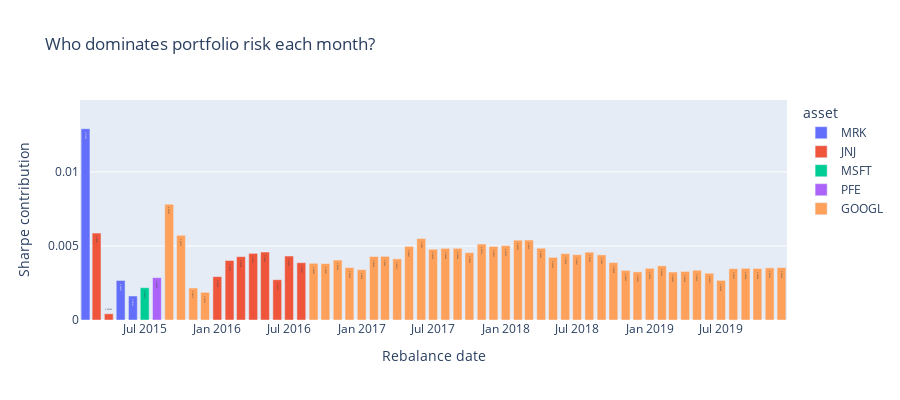

The notebook cell this image was saved under:
### Code cell
top_per_period = pd.DataFrame({
    "date":   rc_mv.index,
    "asset":  rc_mv.idxmax(axis=1),    # ticker with largest share
    "share":  rc_mv.max(axis=1),       # that share in %
})
top_per_period["share"] = top_per_period["share"].round(5)  # nice labels

# 2)  Plot – one bar per period, coloured by the winning asset
fig_top = pexp.bar(
    top_per_period,
    x="date",
    y="share",
    color="asset",
    text="share",
    title="Who dominates portfolio risk each month?",
    labels={"share": "Sharpe contribution"},
    height=400,
)
# fig_top.update_traces(texttemplate="%{text:.2f}%", textposition="inside")
fig_top.update_layout(
    yaxis=dict(range=[0, top_per_period["share"].max() * 1.15]),
    xaxis_title="Rebalance date",
    showlegend=True,
)

fig_top.show()                 # or .write_html("top_contributor.html")

### Figure 1 — Plotly figure (JSON) as saved in the notebook; plotly's stock layout.template omitted (floating-point values rounded to 4 significant figures)
{"data": [{"hovertemplate": "asset=MRK<br>date=%{x}<br>Sharpe contribution=%{text}<extra></extra>", "legendgroup": "MRK", "marker": {"color": "#636efa", "pattern": {"shape": ""}}, "name": "MRK", "orientation": "v", "showlegend": true, "text": [0.01292, 0.00267, 0.00162], "textposition": "auto", "type": "bar", "x": ["2015-01-31T23:59:59.999999999", "2015-04-30T23:59:59.999999999", "2015-05-31T23:59:59.999999999"], "xaxis": "x", "y": [0.01292, 0.00267, 0.00162], "yaxis": "y"}, {"hovertemplate": "asset=JNJ<br>date=%{x}<br>Sharpe contribution=%{text}<extra></extra>", "legendgroup": "JNJ", "marker": {"color": "#EF553B", "pattern": {"shape": ""}}, "name": "JNJ", "orientation": "v", "showlegend": true, "text": [0.00587, 0.00042, 0.00293, 0.00402, 0.00428, 0.0045, 0.00459, 0.00272, 0.00432, 0.00387], "textposition": "auto", "type": "bar", "x": ["2015-02-28T23:59:59.999999999", "2015-03-31T23:59:59.999999999", "2015-12-31T23:59:59.999999999", "2016-01-31T23:59:59.999999999", "2016-02-29T23:59:59.999999999", "2016-03-31T23:59:59.999999999", "2016-04-30T23:59:59.999999999", "2016-05-31T23:59:59.999999999", "2016-06-30T23:59:59.999999999", "2016-07-31T23:59:59.999999999"], "xaxis": "x", "y": [0.00587, 0.00042, 0.00293, 0.00402, 0.00428, 0.0045, 0.00459, 0.00272, 0.00432, 0.00387], "yaxis": "y"}, {"hovertemplate": "asset=MSFT<br>date=%{x}<br>Sharpe contribution=%{text}<extra></extra>", "legendgroup": "MSFT", "marker": {"color": "#00cc96", "pattern": {"shape": ""}}, "name": "MSFT", "orientation": "v", "showlegend": true, "text": [0.00218], "textposition": "auto", "type": "bar", "x": ["2015-06-30T23:59:59.999999999"], "xaxis": "x", "y": [0.00218], "yaxis": "y"}, {"hovertemplate": "asset=PFE<br>date=%{x}<br>Sharpe contribution=%{text}<extra></extra>", "legendgroup": "PFE", "marker": {"color": "#ab63fa", "pattern": {"shape": ""}}, "name": "PFE", "orientation": "v", "showlegend": true, "text": [0.00286], "textposition": "auto", "type": "bar", "x": ["2015-07-31T23:59:59.999999999"], "xaxis": "x", "y": [0.00286], "yaxis": "y"}, {"hovertemplate": "asset=GOOGL<br>date=%{x}<br>Sharpe contribution=%{text}<extra></extra>", "legendgroup": "GOOGL", "marker": {"color": "#FFA15A", "pattern": {"shape": ""}}, "name": "GOOGL", "orientation": "v", "showlegend": true, "text": [0.00782, 0.00572, 0.00216, 0.00187, 0.00383, 0.00381, 0.00405, 0.00354, 0.0034, 0.00429, 0.0043, 0.00413, 0.00497, 0.0055, 0.00478, 0.00484, 0.00484, 0.00455, 0.00513, 0.00497, 0.00502, 0.00539, 0.0054, 0.00485, 0.00423, 0.00448, 0.00441, 0.00458, 0.0044, 0.00388, 0.00335, 0.00325, 0.00349, 0.00366, 0.00324, 0.00328, 0.00336, 0.00316, 0.00268, 0.00347, 0.00349, 0.00348, 0.00352, 0.00354], "textposition": "auto", "type": "bar", "x": ["2015-08-31T23:59:59.999999999", "2015-09-30T23:59:59.999999999", "2015-10-31T23:59:59.999999999", "2015-11-30T23:59:59.999999999", "2016-08-31T23:59:59.999999999", "2016-09-30T23:59:59.999999999", "2016-10-31T23:59:59.999999999", "2016-11-30T23:59:59.999999999", "2016-12-31T23:59:59.999999999", "2017-01-31T23:59:59.999999999", "2017-02-28T23:59:59.999999999", "2017-03-31T23:59:59.999999999", "2017-04-30T23:59:59.999999999", "2017-05-31T23:59:59.999999999", "2017-06-30T23:59:59.999999999", "2017-07-31T23:59:59.999999999", "2017-08-31T23:59:59.999999999", "2017-09-30T23:59:59.999999999", "2017-10-31T23:59:59.999999999", "2017-11-30T23:59:59.999999999", "2017-12-31T23:59:59.999999999", "2018-01-31T23:59:59.999999999", "2018-02-28T23:59:59.999999999", "2018-03-31T23:59:59.999999999", "2018-04-30T23:59:59.999999999", "2018-05-31T23:59:59.999999999", "2018-06-30T23:59:59.999999999", "2018-07-31T23:59:59.999999999", "2018-08-31T23:59:59.999999999", "2018-09-30T23:59:59.999999999", "2018-10-31T23:59:59.999999999", "2018-11-30T23:59:59.999999999", "2018-12-31T23:59:59.999999999", "2019-01-31T23:59:59.999999999", "2019-02-28T23:59:59.999999999", "2019-03-31T23:59:59.999999999", "2019-04-30T23:59:59.999999999", "2019-05-31T23:59:59.999999999", "2019-06-30T23:59:59.999999999", "2019-07-31T23:59:59.999999999", "2019-08-31T23:59:59.999999999", "2019-09-30T23:59:59.999999999", "2019-10-31T23:59:59.999999999", "2019-11-30T23:59:59.999999999"], "xaxis": "x", "y": [0.00782, 0.00572, 0.00216, 0.00187, 0.00383, 0.00381, 0.00405, 0.00354, 0.0034, 0.00429, 0.0043, 0.00413, 0.00497, 0.0055, 0.00478, 0.00484, 0.00484, 0.00455, 0.00513, 0.00497, 0.00502, 0.00539, 0.0054, 0.00485, 0.00423, 0.00448, 0.00441, 0.00458, 0.0044, 0.00388, 0.00335, 0.00325, 0.00349, 0.00366, 0.00324, 0.00328, 0.00336, 0.00316, 0.00268, 0.00347, 0.00349, 0.00348, 0.00352, 0.00354], "yaxis": "y"}], "layout": {"barmode": "relative", "height": 400, "legend": {"title": {"text": "asset"}, "tracegroupgap": 0}, "showlegend": true, "title": {"text": "Who dominates portfolio risk each month?"}, "xaxis": {"anchor": "y", "domain": [0, 1], "title": {"text": "Rebalance date"}}, "yaxis": {"anchor": "x", "domain": [0, 1], "range": [0, 0.01486], "title": {"text": "Sharpe contribution"}}}}
